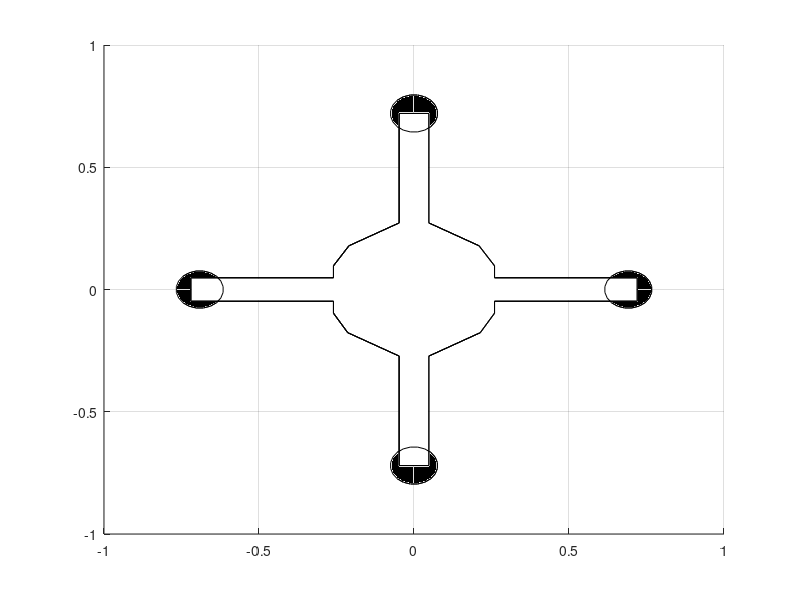

Write MATLAB code to recreate this figure.
function [uavB] = thisdron()
%clc; clear; close all
% % Plot_uavBe(x1(1),y1(1),z1(1),0,0,pi,1.2)
grid on
az = pi;
scale = 1.2;       %1.2
scale=0.3*scale;   %0.3
dx=0;dy=0;dz=0; 
ax=0;
ay=0;
az=0;

Rx=[ 1, 0, 0; 0, cos(ax), -sin(ax); 0, sin(ax), cos(ax)];
Ry=[ cos(ay), 0, sin(ay); 0, 1, 0; -sin(ay), 0, cos(ay)];
Rz=[ cos(az), -sin(az), 0; sin(az), cos(az), 0; 0, 0,1];

R=1;%Rx*Ry*Rz;
% uavBody
uavBody=[
-8.524 -3.178 0;
-8.524 -1.575 0;
-23.622 -1.575 0;
-23.622 1.575 0;
-8.524 1.575 0;
-8.524 3.178 0;
-6.884 5.868 0;
-1.575 8.933 0;
-1.575 23.622 0;
1.575 23.622 0;
1.575 8.933 0;
6.884 5.868 0;
8.524 3.178 0;
8.524 1.575 0;
%
23.622 1.575 0;
23.622 -1.575 0;
%
8.524 -1.575 0;
8.524 -3.178 0;
7.014 -5.793 0;
1.575 -8.933 0;
1.575 -23.622 0;
-1.575 -23.622 0;
-1.575 -8.933 0;
-7.014 -5.793 0;]*1/(3.937*3);

zb=0.2;

uavBody1=[uavBody(:,1) uavBody(:,2) uavBody(:,3)+zb];

sizeuav=1;

for k=1:length(uavBody(:,1))-1
    sp1=[uavBody(k,1) uavBody(k,2) uavBody(k,3);uavBody(k+1,1) uavBody(k+1,2) uavBody(k,3); uavBody(k+1,1) uavBody(k+1,2) uavBody1(k,3); uavBody(k,1)  uavBody(k,2) uavBody1(k,3)]*scale*R;
    uavB(k)=patch(sp1(:,1)+dx,sp1(:,2)+dy,sp1(:,3)+dz,[1 1 1]);
    if k==length(uavBody(:,1))-1
        sp1=[uavBody(length(uavBody),1) uavBody(length(uavBody),2) uavBody(k,3); uavBody(1,1) uavBody(1,2) uavBody(k,3); uavBody(1,1) uavBody(1,2) uavBody1(k,3);uavBody(length(uavBody),1) uavBody(length(uavBody),2) uavBody1(k,3)]*scale*R;
        uavB(k+1)= patch(sp1(:,1)+dx,sp1(:,2)+dy,sp1(:,3)+dz,[1 1 1]);
    end
end
sizeuav=sizeuav+k;
uavBody=uavBody*scale*R;
uavBody1=uavBody1*scale*R;
uavB(sizeuav+1)=patch(uavBody(:,1)+dx,uavBody(:,2)+dy,uavBody(:,3)+dz,[1 1 1]);
uavB(sizeuav+2)=patch(uavBody1(:,1)+dx,uavBody1(:,2)+dy,uavBody1(:,3)+dz,[1 1 1]);


%% MOTORS
sizeuav=sizeuav+2;

a=pi/10;
th=pi/4:a:2*pi+pi/4;

x=1.4142*cos(th)*0.15;
y=1.4142*sin(th)*0.15;
z=0*ones(1,length(th));

hp1=[x'+1.92 y' z'];
hp2=[x'-1.92 y' z'];
hp3=[x' y'-2 z'];
hp4=[x' y'+2 z'];

zb=0.21;
for k=1:length(hp1)-1  % IZQUIERDA
    sp1=[hp1(k,1) hp1(k,2) 0;hp1(k+1,1) hp1(k+1,2) 0; hp1(k+1,1) hp1(k+1,2) zb; hp1(k,1)  hp1(k,2) zb]*scale*R;
  uavB(sizeuav+k)=patch(sp1(:,1)+dx,sp1(:,2)+dy,sp1(:,3)+dz,'k');
if k==length(hp1)-1
    sp1=[hp1(length(hp1),1) hp1(length(hp1),2) 0; hp1(1,1) hp1(1,2) 0; hp1(1,1) hp1(1,2) zb;hp1(length(hp1),1) hp1(length(hp1),2) zb]*scale*R;
  uavB(sizeuav+k+1)=patch(sp1(:,1)+dx,sp1(:,2)+dy,sp1(:,3)+dz,'k');
end
end
sizeuav=sizeuav+k+1;
for k=1:length(hp2)-1  % DERECHA
    sp1=[hp2(k,1) hp2(k,2) 0;hp2(k+1,1) hp2(k+1,2) 0; hp2(k+1,1) hp2(k+1,2) zb; hp2(k,1)  hp2(k,2) zb]*scale*R;
  uavB(sizeuav+k)=patch(sp1(:,1)+dx,sp1(:,2)+dy,sp1(:,3)+dz,'k');
if k==length(hp2)-1
    sp1=[hp2(length(hp2)) hp2(length(hp2),2) 0; hp2(1,1) hp2(1,2) 0; hp2(1,1) hp2(1,2) zb;hp2(length(hp2),1) hp2(length(hp2),2) zb]*scale*R;
  uavB(sizeuav+k+1)=patch(sp1(:,1)+dx,sp1(:,2)+dy,sp1(:,3)+dz,'k');
end
end

sizeuav=sizeuav+k+1;

for k=1:length(hp3)-1
    sp1=[hp3(k,1) hp3(k,2) 0;hp3(k+1,1) hp3(k+1,2) 0; hp3(k+1,1) hp3(k+1,2) zb; hp3(k,1)  hp3(k,2) zb]*scale*R;
  uavB(sizeuav+k)=patch(sp1(:,1)+dx,sp1(:,2)+dy,sp1(:,3)+dz,'k');
if k==length(hp3)-1
    sp1=[hp3(length(hp3)) hp3(length(hp3),2) 0; hp3(1,1) hp3(1,2) 0; hp3(1,1) hp3(1,2) zb;hp3(length(hp3),1) hp3(length(hp3),2) zb]*scale*R;
   uavB(sizeuav+k+1)= patch(sp1(:,1)+dx,sp1(:,2)+dy,sp1(:,3)+dz,'k');
end
end
sizeuav=sizeuav+k+1;
for k=1:length(hp4)-1
    sp1=[hp4(k,1) hp4(k,2) 0;hp4(k+1,1) hp4(k+1,2) 0; hp4(k+1,1) hp4(k+1,2) zb; hp4(k,1)  hp4(k,2) zb]*scale*R;
  uavB(sizeuav+k)=patch(sp1(:,1)+dx,sp1(:,2)+dy,sp1(:,3)+dz,'k');
if k==length(hp4)-1
    sp1=[hp4(length(hp4)) hp4(length(hp4),2) 0; hp4(1,1) hp4(1,2) 0; hp4(1,1) hp4(1,2) zb;hp4(length(hp4),1) hp4(length(hp4),2) zb]*scale*R;
   uavB(sizeuav+k+1)= patch(sp1(:,1)+dx,sp1(:,2)+dy,sp1(:,3)+dz,'k');
end
end

sizeuav=sizeuav+k+1;


hp1=hp1*scale*R;
hp2=hp2*scale*R;
hp3=hp3*scale*R;
hp4=hp4*scale*R;

zb = 0.21*scale;
% 
uavB(sizeuav+1)=patch(hp1(:,1)+dx,hp1(:,2)+dy,hp1(:,3)+dz,'k');
uavB(sizeuav+2)=patch(hp2(:,1)+dx,hp2(:,2)+dy,hp2(:,3)+dz,'k');
uavB(sizeuav+3)=patch(hp3(:,1)+dx,hp3(:,2)+dy,hp3(:,3)+dz,'k');
uavB(sizeuav+4)=patch(hp4(:,1)+dx,hp4(:,2)+dy,hp4(:,3)+dz,'k');




